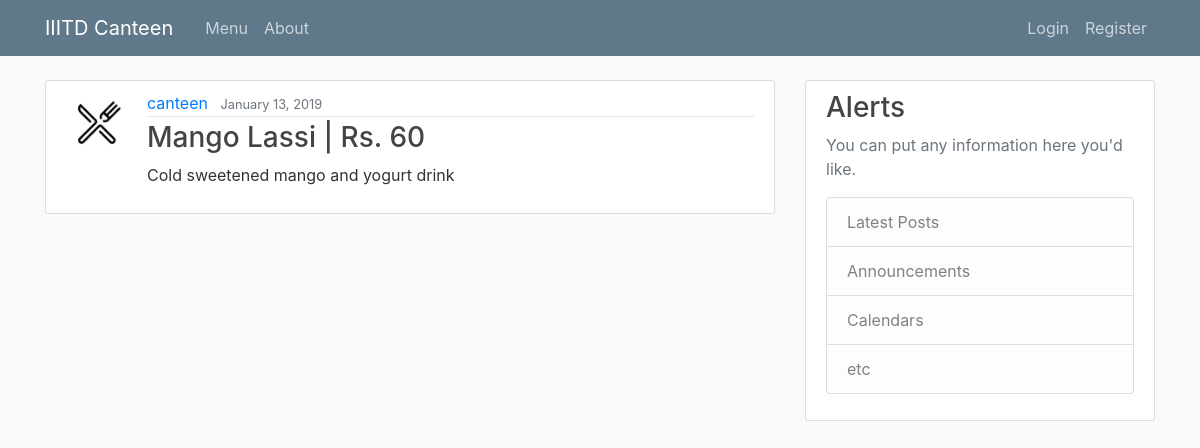
The app's page /post/36/ with its own data.
### blog/models.py (models this page shows, shortened)
class Post(models.Model):
    title = models.CharField(max_length=100)
    content = models.TextField()
    date_posted = models.DateTimeField(default=timezone.now)
    author = models.ForeignKey(User, on_delete=models.CASCADE)

### users/models.py (models this page shows, shortened)
class Profile(models.Model):
    user = models.OneToOneField(User, on_delete=models.CASCADE)
    image = models.ImageField(default='default.jpg', upload_to='profile_pics')

### blog/views.py (the view)
# urls.py: path('post/<int:pk>/', PostDetailView.as_view(), name='post-detail'),
class PostDetailView(DetailView):
    model = Post

### blog/templates/blog/post_detail.html (shortened to what this page needs)
{% extends "blog/base.html" %}
{% block content %}
  <article class="media content-section">
    <img class="rounded-circle article-img" src="{{ object.author.profile.image.url }}">
    <div class="media-body">
      <div class="article-metadata">
        <a class="mr-2" href="{% url 'user-posts' object.author.username %}">{{ object.author }}</a>
        <small class="text-muted">{{ object.date_posted|date:"F d, Y" }}</small>
      </div>
      <h3 class="article-title">{{ object.title }}</h3>
      <p class="article-content">{{ object.content }}</p>
    </div>
  </article>
{% endblock content %}

### blog/static/blog/main.css (style rules this page uses)
body { background: #fafafa; color: #333333; margin-top: 5rem; }
h1, h2, h3, h4, h5, h6 { color: #444444; }
.content-section { background: #ffffff; padding: 10px 20px; border: 1px solid #dddddd; border-radius: 3px; margin-bottom: 20px; }
.article-title { color: #444444; }
.article-content { white-space: pre-line; }
.article-img { height: 65px; width: 65px; margin-right: 16px; }
.article-metadata { padding-bottom: 1px; margin-bottom: 4px; border-bottom: 1px solid #e3e3e3 }

### records on screen
Post: author.profile.image (placeholder picture), author "canteen", date_posted "January 13, 2019", title "Mango Lassi | Rs. 60", content "Cold sweetened mango and yogurt drink"
